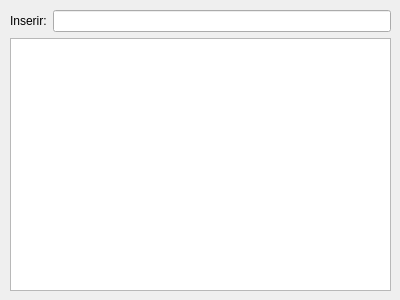
<?xml version="1.0" encoding="UTF-8"?>
<ui version="4.0">
 <class>DialogInserirDados</class>
 <widget class="QDialog" name="DialogInserirDados">
  <property name="geometry">
   <rect>
    <x>0</x>
    <y>0</y>
    <width>400</width>
    <height>300</height>
   </rect>
  </property>
  <property name="windowTitle">
   <string>Dialog</string>
  </property>
  <widget class="QWidget" name="gridLayoutWidget">
   <property name="geometry">
    <rect>
     <x>10</x>
     <y>10</y>
     <width>381</width>
     <height>281</height>
    </rect>
   </property>
   <layout class="QGridLayout" name="gridLayout">
    <item row="0" column="0">
     <layout class="QHBoxLayout" name="horizontalLayout">
      <item>
       <widget class="QLabel" name="label">
        <property name="text">
         <string>Inserir:</string>
        </property>
       </widget>
      </item>
      <item>
       <widget class="QLineEdit" name="lineEdit_Inserir"/>
      </item>
     </layout>
    </item>
    <item row="1" column="0">
     <widget class="QTableView" name="tableView"/>
    </item>
    <item row="2" column="0">
     <layout class="QVBoxLayout" name="verticalLayout"/>
    </item>
   </layout>
  </widget>
 </widget>
 <resources/>
 <connections/>
</ui>
